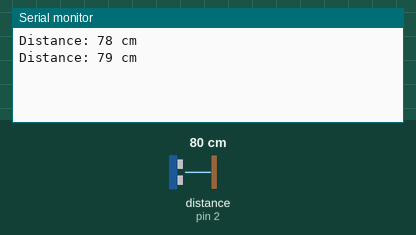
Simulated run of this sketch. Board: Arduino Uno, built with avr-gcc and run on an emulated ATmega328P. On the bench: the last lines printed to the serial monitor. Wiring (inferred from the names in the program): ultrasonic range finder: trigger pin 3; echo pin 2. Inputs (shaded band) come from the test bench; at power-on: distance to the obstacle (sensor on pin 2) 80 cm. The echo pulse lasts 58.3 µs per cm.

Above: at 1.8 s.
1.9 s: distance to the obstacle (sensor on pin 2) set to 2 cm
At 2.8 s:
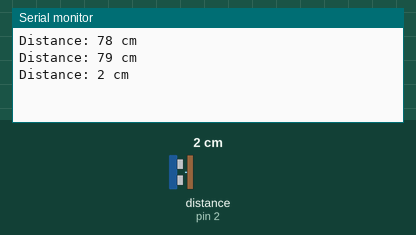
3.4 s: distance to the obstacle (sensor on pin 2) set to 4 cm
At 4.8 s:
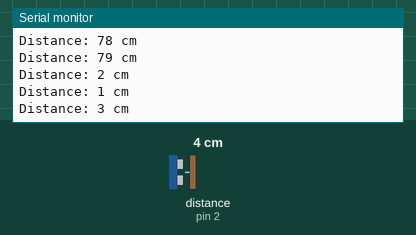
Timing chart, 0 to 6.4 s (numbered marks = the images above; inputs shaded):
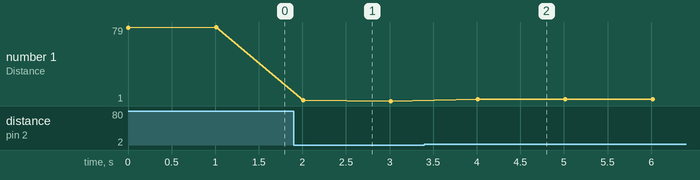

Measured:
- after the input at 1.9 s, the serial monitor: prints a new line after 0.11 s (image 1)
- after the input at 3.4 s, the serial monitor: prints a new line after 0.61 s (image 2)
- plotted number 1: 79 → 1 after the input at 1.9 s, 1 → 3 after the input at 3.4 s

The sketch:

Ultrasonic_Sensor.ino
```cpp
#define ECHO 2
#define TRIG 3

// defines variables
long duration; // variable for the duration of sound wave travel
int distance; // variable for the distance measurement

void setup() {
  Serial.begin(9600);

  pinMode(TRIG, OUTPUT); // Sets the trigPin as an OUTPUT
  pinMode(ECHO, INPUT); // Sets the echoPin as an INPUT
}

void loop() {
  // Clears the trigPin condition
  digitalWrite(TRIG, LOW);
  delayMicroseconds(2);

  // Sets TRIG activ for 10 microseconds
  digitalWrite(TRIG, HIGH);
  delayMicroseconds(10);
  digitalWrite(TRIG, LOW);

  // Reads the echoPin, returns the sound wave travel time in microseconds
  duration = pulseIn(ECHO, HIGH);

  // Calculating the distance
  distance = duration * 0.034 / 2; // Speed of sound wave divided by 2 (go and back)

  // Displays the distance on the Serial Monitor
  Serial.println("Distance: " + String(distance) + " cm");
  delay(1000);
}
```
